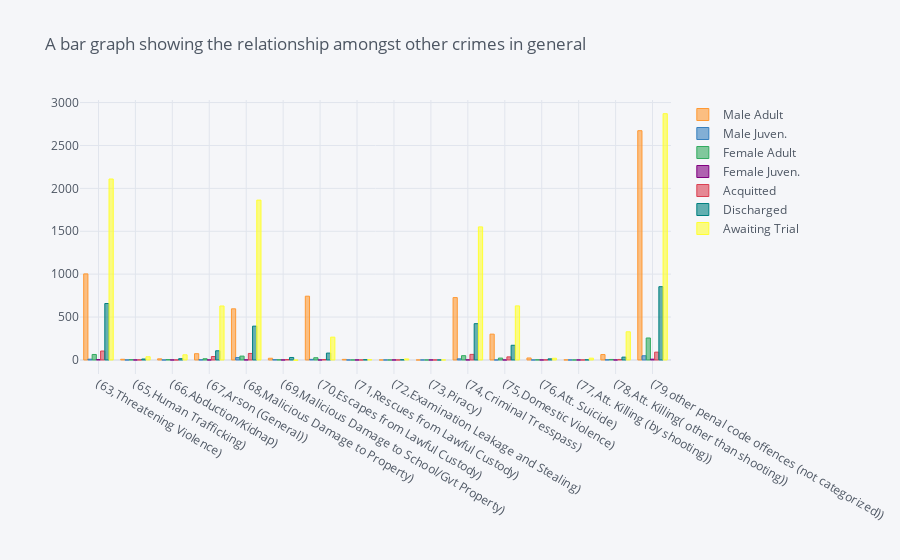

The notebook cell this image was saved under:
### Code cell
# Plotting a bar graph for ActualOtherCrimes
ActualAccusedconvicted.iplot(kind='bar',title='A bar graph showing the relationship amongst other crimes in general')

### Figure 1 — Plotly figure (JSON) as saved in the notebook; plotly's stock layout.template omitted (floating-point values rounded to 4 significant figures)
{"data": [{"marker": {"color": "rgba(255, 153, 51, 0.6)", "line": {"color": "rgba(255, 153, 51, 1.0)", "width": 1}}, "name": "Male Adult", "orientation": "v", "text": "", "type": "bar", "x": ["(63,Threatening Violence)", "(65,Human Trafficking)", "(66,Abduction/Kidnap)", "(67,Arson (General))", "(68,Malicious Damage to Property)", "(69,Malicious Damage to School/Gvt Property)", "(70,Escapes from Lawful Custody)", "(71,Rescues from Lawful Custody)", "(72,Examination Leakage and Stealing)", "(73,Piracy)", "(74,Criminal Tresspass)", "(75,Domestic Violence)", "(76,Att. Suicide)", "(77,Att. Killing (by shooting))", "(78,Att. Killing( other than shooting))", "(79,other penal code offences (not categorized))"], "y": [1003, 8, 13, 73, 596, 20, 743, 7, 0, 0, 727, 301, 23, 1, 63, 2672]}, {"marker": {"color": "rgba(55, 128, 191, 0.6)", "line": {"color": "rgba(55, 128, 191, 1.0)", "width": 1}}, "name": "Male Juven.", "orientation": "v", "text": "", "type": "bar", "x": ["(63,Threatening Violence)", "(65,Human Trafficking)", "(66,Abduction/Kidnap)", "(67,Arson (General))", "(68,Malicious Damage to Property)", "(69,Malicious Damage to School/Gvt Property)", "(70,Escapes from Lawful Custody)", "(71,Rescues from Lawful Custody)", "(72,Examination Leakage and Stealing)", "(73,Piracy)", "(74,Criminal Tresspass)", "(75,Domestic Violence)", "(76,Att. Suicide)", "(77,Att. Killing (by shooting))", "(78,Att. Killing( other than shooting))", "(79,other penal code offences (not categorized))"], "y": [9, 0, 0, 2, 28, 3, 7, 0, 0, 0, 13, 0, 0, 0, 2, 49]}, {"marker": {"color": "rgba(50, 171, 96, 0.6)", "line": {"color": "rgba(50, 171, 96, 1.0)", "width": 1}}, "name": "Female Adult", "orientation": "v", "text": "", "type": "bar", "x": ["(63,Threatening Violence)", "(65,Human Trafficking)", "(66,Abduction/Kidnap)", "(67,Arson (General))", "(68,Malicious Damage to Property)", "(69,Malicious Damage to School/Gvt Property)", "(70,Escapes from Lawful Custody)", "(71,Rescues from Lawful Custody)", "(72,Examination Leakage and Stealing)", "(73,Piracy)", "(74,Criminal Tresspass)", "(75,Domestic Violence)", "(76,Att. Suicide)", "(77,Att. Killing (by shooting))", "(78,Att. Killing( other than shooting))", "(79,other penal code offences (not categorized))"], "y": [64, 3, 4, 14, 45, 2, 26, 0, 0, 0, 50, 22, 2, 0, 6, 256]}, {"marker": {"color": "rgba(128, 0, 128, 0.6)", "line": {"color": "rgba(128, 0, 128, 1.0)", "width": 1}}, "name": "Female Juven.", "orientation": "v", "text": "", "type": "bar", "x": ["(63,Threatening Violence)", "(65,Human Trafficking)", "(66,Abduction/Kidnap)", "(67,Arson (General))", "(68,Malicious Damage to Property)", "(69,Malicious Damage to School/Gvt Property)", "(70,Escapes from Lawful Custody)", "(71,Rescues from Lawful Custody)", "(72,Examination Leakage and Stealing)", "(73,Piracy)", "(74,Criminal Tresspass)", "(75,Domestic Violence)", "(76,Att. Suicide)", "(77,Att. Killing (by shooting))", "(78,Att. Killing( other than shooting))", "(79,other penal code offences (not categorized))"], "y": [4, 0, 0, 0, 1, 0, 0, 0, 0, 0, 1, 0, 0, 0, 0, 9]}, {"marker": {"color": "rgba(219, 64, 82, 0.6)", "line": {"color": "rgba(219, 64, 82, 1.0)", "width": 1}}, "name": "Acquitted", "orientation": "v", "text": "", "type": "bar", "x": ["(63,Threatening Violence)", "(65,Human Trafficking)", "(66,Abduction/Kidnap)", "(67,Arson (General))", "(68,Malicious Damage to Property)", "(69,Malicious Damage to School/Gvt Property)", "(70,Escapes from Lawful Custody)", "(71,Rescues from Lawful Custody)", "(72,Examination Leakage and Stealing)", "(73,Piracy)", "(74,Criminal Tresspass)", "(75,Domestic Violence)", "(76,Att. Suicide)", "(77,Att. Killing (by shooting))", "(78,Att. Killing( other than shooting))", "(79,other penal code offences (not categorized))"], "y": [104, 1, 0, 40, 76, 5, 5, 0, 0, 0, 65, 36, 1, 0, 6, 91]}, {"marker": {"color": "rgba(0, 128, 128, 0.6)", "line": {"color": "rgba(0, 128, 128, 1.0)", "width": 1}}, "name": "Discharged", "orientation": "v", "text": "", "type": "bar", "x": ["(63,Threatening Violence)", "(65,Human Trafficking)", "(66,Abduction/Kidnap)", "(67,Arson (General))", "(68,Malicious Damage to Property)", "(69,Malicious Damage to School/Gvt Property)", "(70,Escapes from Lawful Custody)", "(71,Rescues from Lawful Custody)", "(72,Examination Leakage and Stealing)", "(73,Piracy)", "(74,Criminal Tresspass)", "(75,Domestic Violence)", "(76,Att. Suicide)", "(77,Att. Killing (by shooting))", "(78,Att. Killing( other than shooting))", "(79,other penal code offences (not categorized))"], "y": [658, 11, 15, 107, 394, 29, 80, 3, 3, 0, 423, 171, 13, 2, 33, 854]}, {"marker": {"color": "rgba(255, 255, 51, 0.6)", "line": {"color": "rgba(255, 255, 51, 1.0)", "width": 1}}, "name": "Awaiting Trial", "orientation": "v", "text": "", "type": "bar", "x": ["(63,Threatening Violence)", "(65,Human Trafficking)", "(66,Abduction/Kidnap)", "(67,Arson (General))", "(68,Malicious Damage to Property)", "(69,Malicious Damage to School/Gvt Property)", "(70,Escapes from Lawful Custody)", "(71,Rescues from Lawful Custody)", "(72,Examination Leakage and Stealing)", "(73,Piracy)", "(74,Criminal Tresspass)", "(75,Domestic Violence)", "(76,Att. Suicide)", "(77,Att. Killing (by shooting))", "(78,Att. Killing( other than shooting))", "(79,other penal code offences (not categorized))"], "y": [2109, 37, 60, 629, 1863, -4, 266, 3, 12, 0, 1551, 630, 20, 21, 328, 2870]}], "layout": {"legend": {"bgcolor": "#F5F6F9", "font": {"color": "#4D5663"}}, "paper_bgcolor": "#F5F6F9", "plot_bgcolor": "#F5F6F9", "title": {"font": {"color": "#4D5663"}, "text": "A bar graph showing the relationship amongst other crimes in general"}, "xaxis": {"gridcolor": "#E1E5ED", "showgrid": true, "tickfont": {"color": "#4D5663"}, "title": {"font": {"color": "#4D5663"}, "text": ""}, "zerolinecolor": "#E1E5ED"}, "yaxis": {"gridcolor": "#E1E5ED", "showgrid": true, "tickfont": {"color": "#4D5663"}, "title": {"font": {"color": "#4D5663"}, "text": ""}, "zerolinecolor": "#E1E5ED"}}}
